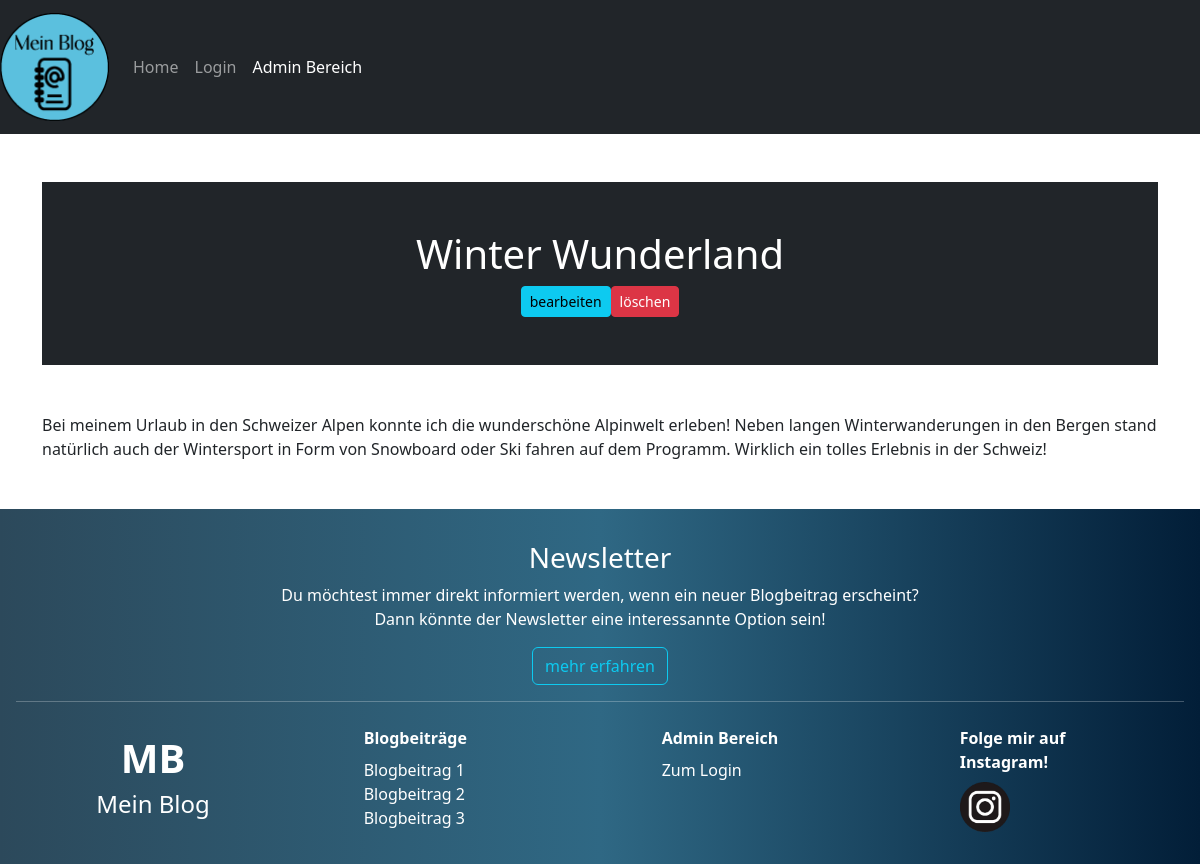
Page /view.php?id=1 on the committed database.
### tables this page shows
CREATE TABLE `data` (
  `id` int(11) NOT NULL,
  `title` varchar(40) NOT NULL,
  `textcontent` varchar(500) NOT NULL
);

### logic.php (called while the page is built, shortened)
<?php
    $conn = new mysqli("db", "root", "rootpassword", "testDB");
    if(isset($_REQUEST['id'])) {
        $id = $_REQUEST['id'];
        $sql = "SELECT * FROM data WHERE id = $id";
        $query = mysqli_query($conn, $sql);
    }
?>

### view.php (the view, shortened to what this page needs)
<?php
  include "logic.php";
?>
<!doctype html>
<html lang="en">
  <head>
    <link href="https://cdn.jsdelivr.net/npm/bootstrap@5.2.3/dist/css/bootstrap.min.css" rel="stylesheet">
  </head>
  <body>
    <nav class="navbar navbar-expand-md navbar-dark bg-dark mb-5">
      <a href="#" class="navbar-brand mb-0 h1">
        <img class="d-inline-block align-top ml-3" src="Logo_sm.png" height="108" width="109" alt="Logo"/>
      </a>
      <div class="collapse navbar-collapse" id="navbarNav">
        <ul class="navbar-nav">
          <li class="nav-item active">
            <a href="index.php" class="nav-link">Home</a>
          </li>
          <li class="nav-item active">
            <a href="login_fe.php" class="nav-link">Login</a>
          </li>
          <li class="nav-item active">
            <a href="admin.php" class="nav-link active">Admin Bereich</a>
          </li>
        </ul>
      </div>
    </nav>
    <div class="container mt-5">
        <?php foreach($query as $q) {?>
            <div class="bg-dark p-5 rounded-lg text-white text-center">
                <h1><?php echo $q['title'];?></h1>
                <div class="d-flex mt-2 justify-content-center align-items-center">
                    <a href="edit_entry.php?id=<?php echo $q['id'];?>" class="btn btn-info btn-sm">bearbeiten</a>
                    <form method="POST">
                        <button class="btn btn-danger btn-sm ml-2" name="delete">löschen</button>
                    </form>
                </div>
            </div>
            <p class="mt-5 border-left border-dark pl-3"><?php echo $q['textcontent'];?></p>
        <?php }?>
    </div>
    </body>
</html>

### rows in the picture
data: title "Winter Wunderland", textcontent "Bei meinem Urlaub in den Schweizer Alpen konnte ich die wunderschöne Alpinwelt erleben! Neben langen Winterwanderungen in den Bergen stand natürlich auch der Wintersport in Form von Snowboard oder Ski fahren auf dem Programm. Wirklich ein tolles Erlebnis in der Schweiz!"
